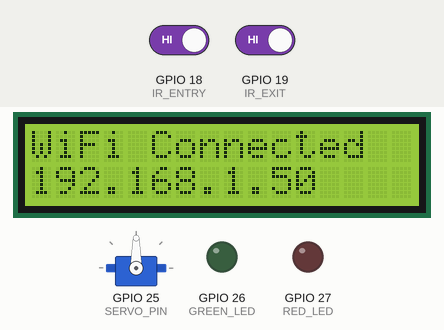
Recording of a sketch running on a simulated ESP32. On the bench: servo, 16×2 character LCD, output pins drawn as LEDs (lit = HIGH). The test bench sets the inputs (shaded band); at power-on: GPIO 18 (IR_ENTRY) HIGH, GPIO 19 (IR_EXIT) HIGH. WiFi joins after 1.5 s; servers stay silent unless stated; no MQTT or app messages arrive unless stated; what the sketch prints to the serial monitor is not drawn.

Above: at 1.9 s.
At 6.8 s:
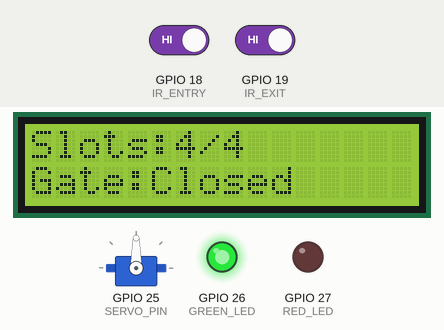
6.9 s: GPIO 18 (IR_ENTRY) driven LOW
At 7.2 s:
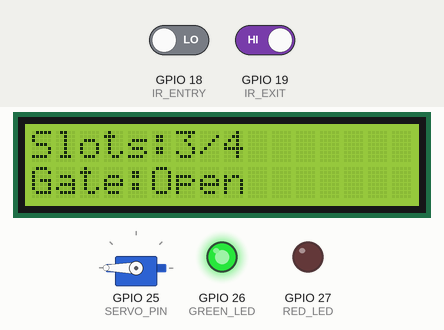
9.9 s: GPIO 19 (IR_EXIT) driven LOW
At 10.7 s:
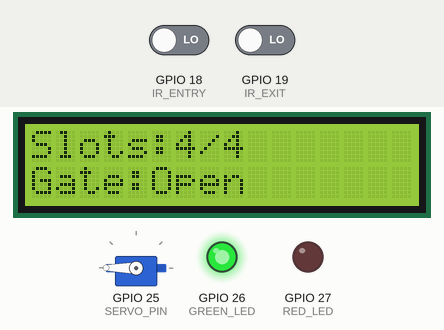
Timing chart, 0 to 13.4 s (numbered marks = the images above; inputs shaded):
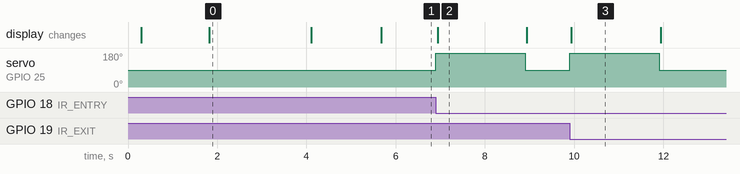

Measured:
- after the input at 6.9 s, servo on GPIO 25 (SERVO_PIN): 90° → 180° at once, → 90° 2.0 s later; the display: changes at once (image 2)
- after the input at 9.9 s, servo on GPIO 25 (SERVO_PIN): 90° → 180° at once, → 90° 2.0 s later; the display: changes at once (image 3)
- what the display in image 0 shows lasts 2.3 s, from 1.8 s to 4.1 s
- what the display in image 2 shows lasts 2.0 s, from 6.9 s to 8.9 s

The sketch:

smart_parking_system.ino
```cpp
// ============================================================
// IoT Smart Parking System — Huawei Cloud IoTDA
// ============================================================

#include <WiFi.h>
#include <WiFiClientSecure.h>
#include <Wire.h>
#include <LiquidCrystal_I2C.h>
#include <WebServer.h>
#include <ESP32Servo.h>
#include <PubSubClient.h>
#include <ArduinoJson.h>
#include <time.h>

// ============================================================
//  >>>  WIFI CREDENTIALS  <
// ============================================================
const char* ssid          = "YOUR_WIFI_SSID";
const char* wifi_password = "YOUR_WIFI_PASSWORD";

// ============================================================
//  >>>  HUAWEI IoTDA CREDENTIALS (from Download file)  <
// ============================================================
#define MQTT_SERVER   "YOUR_IOTDA_ENDPOINT"
#define MQTT_PORT     8883

#define MQTT_USERNAME "YOUR_DEVICE_ID_SECRET"
#define MQTT_PASSWORD "YOUR_DEVICE_PASSWORD"
#define MQTT_CLIENTID "YOUR_CLIENT_ID"

#define DEVICE_ID     "YOUR_DEVICE_ID"
#define SERVICE_ID    "parking"

// ============================================================
// Topics
// ============================================================
String topicReport   = String("$oc/devices/") + DEVICE_ID + "/sys/properties/report";
String topicCommands = String("$oc/devices/") + DEVICE_ID + "/sys/commands/#";
String topicPropsRsp = String("$oc/devices/") + DEVICE_ID + "/sys/properties/report/#";
String topicUserDown = String("$oc/devices/") + DEVICE_ID + "/user/#";

// ---------------------------------------------------------------
// Hardware
// ---------------------------------------------------------------
LiquidCrystal_I2C lcd(0x27, 16, 2);

#define IR_ENTRY    18
#define IR_EXIT     19
#define SERVO_PIN   25
#define GREEN_LED   26
#define RED_LED     27

Servo             barrierServo;
WebServer         server(80);
WiFiClientSecure  espClient;
PubSubClient      mqttClient(espClient);

// Parking state
int    totalSlots     = 4;
int    availableSlots = 4;
int    flagEntry      = 0;
int    flagExit       = 0;
String gateStatus     = "Closed";

// Non-blocking gate timing
unsigned long gateOpenTime = 0;
bool          gateIsOpen   = false;

unsigned long lastPublish     = 0;
const unsigned long PUB_EVERY = 5000;

// ---------------------------------------------------------------
// MQTT Callback (receive commands from cloud)
// ---------------------------------------------------------------
void mqttCallback(char* topic, byte* payload, unsigned int length) {
  Serial.println("\n===== MQTT MESSAGE RECEIVED =====");
  Serial.print("Topic: "); Serial.println(topic);
  Serial.print("Payload: ");
  for (unsigned int i = 0; i < length; i++) Serial.print((char)payload[i]);
  Serial.println("\n=================================");
}

// ---------------------------------------------------------------
// MQTT reconnect
// ---------------------------------------------------------------
void connectMQTT() {
  while (!mqttClient.connected()) {
    Serial.println("\nConnecting to Huawei IoTDA (MQTTS 8883)...");
    Serial.print("clientId: "); Serial.println(MQTT_CLIENTID);
    Serial.print("username: "); Serial.println(MQTT_USERNAME);

    espClient.stop();
    delay(200);

    bool ok = mqttClient.connect(MQTT_CLIENTID, MQTT_USERNAME, MQTT_PASSWORD);
    if (ok) {
      Serial.println("MQTT Connected!");

      mqttClient.subscribe(topicCommands.c_str());
      mqttClient.subscribe(topicPropsRsp.c_str());
      mqttClient.subscribe(topicUserDown.c_str());

      Serial.println("Subscribed to topics:");
      Serial.println(topicCommands);
      Serial.println(topicPropsRsp);
      Serial.println(topicUserDown);

      lcd.clear();
      lcd.setCursor(0, 0); lcd.print("IoTDA Connected!");
      delay(1500);
      updateLCD();
    } else {
      Serial.print("Failed, state=");
      Serial.println(mqttClient.state());
      delay(5000);
    }
  }
}

// ---------------------------------------------------------------
// Publish parking state to Huawei IoTDA
// ---------------------------------------------------------------
void publishToCloud() {
  if (!mqttClient.connected()) connectMQTT();

  String payload =
    String("{\"services\":[{\"service_id\":\"") + SERVICE_ID +
    "\",\"properties\":{\"available_slots\":" + String(availableSlots) +
    ",\"occupied_slots\":"  + String(totalSlots - availableSlots) +
    ",\"gate_status\":\""   + gateStatus +
    "\"}}]}";

  Serial.println("\n===== SENDING DATA =====");
  Serial.print("Topic: ");   Serial.println(topicReport);
  Serial.print("Payload: "); Serial.println(payload);
  Serial.println("========================");

  if (mqttClient.publish(topicReport.c_str(), payload.c_str())) {
    Serial.println("Publish Success!");
  } else {
    Serial.println("Publish Failed!");
  }
}

// ---------------------------------------------------------------
// LCD + LEDs
// ---------------------------------------------------------------
void updateLCD() {
  lcd.clear();
  lcd.setCursor(0, 0);
  lcd.print("Slots:");
  lcd.print(availableSlots);
  lcd.print("/");
  lcd.print(totalSlots);

  lcd.setCursor(0, 1);
  lcd.print("Gate:");
  lcd.print(gateStatus.c_str());

  if (availableSlots > 0) {
    digitalWrite(GREEN_LED, HIGH);
    digitalWrite(RED_LED,   LOW);
  } else {
    digitalWrite(GREEN_LED, LOW);
    digitalWrite(RED_LED,   HIGH);
  }
}

void showFullMessage() {
  lcd.clear();
  lcd.setCursor(0, 0);
  lcd.print("Parking is FULL!");
  digitalWrite(GREEN_LED, LOW);
  digitalWrite(RED_LED,   HIGH);
  delay(2000);
  updateLCD();
}

// ---------------------------------------------------------------
// Web server — /data endpoint
// ---------------------------------------------------------------
void handleData() {
  String json = "{";
  json += "\"available\":"  + String(availableSlots) + ",";
  json += "\"occupied\":"   + String(totalSlots - availableSlots) + ",";
  json += "\"gate\":\""     + gateStatus + "\",";
  json += "\"occupied_slots\":[";
  int occ = totalSlots - availableSlots;
  for (int i = 1; i <= occ; i++) {
    json += String(i);
    if (i < occ) json += ",";
  }
  json += "]}";
  server.send(200, "application/json", json);
}

// ---------------------------------------------------------------
// Web server — main HTML page
// ---------------------------------------------------------------
String getHTML() {
  String html = R"rawliteral(
<!DOCTYPE html>
<html lang="en">
<head>
  <meta charset="UTF-8">
  <meta name="viewport" content="width=device-width, initial-scale=1.0">
  <title>IoT Smart Parking System</title>
  <script src="https://cdn.tailwindcss.com"></script>
  <style>
    @import url('https://fonts.googleapis.com/css2?family=Inter:wght@400;500;700&display=swap');
    body { font-family:'Inter',sans-serif; }
    .glow-green { text-shadow:0 0 5px #4ade80,0 0 10px #4ade80; }
    .glow-red   { text-shadow:0 0 5px #f87171,0 0 10px #f87171; }
    .glow-lime  { text-shadow:0 0 5px #a3e635,0 0 10px #a3e635; }
    .border-glow-green { box-shadow:0 0 10px #a3e635,0 0 20px rgba(163,230,53,.5); border-color:#a3e635; }
    .border-glow-red   { box-shadow:0 0 10px #f87171,0 0 20px rgba(248,113,113,.5); border-color:#f87171; }
    .card-bg  { background-color:#161b22; }
    .body-bg  { background-color:#0d1117; }
  </style>
</head>
<body class="body-bg text-white min-h-screen flex flex-col items-center justify-center p-4">
  <div class="text-center mb-8">
    <h1 class="text-4xl md:text-5xl font-extrabold text-teal-400 mb-2">IoT Smart Parking System</h1>
    <p class="text-gray-400 text-lg">Real-time Parking Management + Huawei Cloud IoTDA</p>
  </div>
  <div class="w-full max-w-5xl mb-8">
    <div class="grid grid-cols-1 md:grid-cols-3 gap-4">
      <div class="card-bg border border-gray-700 rounded-3xl p-6 md:p-8 shadow-2xl flex flex-col items-start">
        <h2 class="text-xl font-semibold text-gray-200 mb-2">Available Slots</h2>
        <p id="available" class="text-5xl md:text-6xl font-bold text-green-400 glow-green">0</p>
        <p class="text-gray-400 text-sm mt-1">Out of )rawliteral";
  html += String(totalSlots);
  html += R"rawliteral( Total Slots</p>
      </div>
      <div class="card-bg border border-gray-700 rounded-3xl p-6 md:p-8 shadow-2xl flex flex-col items-start">
        <h2 class="text-xl font-semibold text-gray-200 mb-2">Occupied Slots</h2>
        <p id="occupied" class="text-5xl md:text-6xl font-bold text-red-400 glow-red">0</p>
        <p class="text-gray-400 text-sm mt-1">Currently Parked</p>
      </div>
      <div class="card-bg border border-gray-700 rounded-3xl p-6 md:p-8 shadow-2xl flex flex-col items-start justify-between">
        <h2 class="text-xl font-semibold text-gray-200 mb-2">Gate Status</h2>
        <p id="gate" class="text-4xl md:text-5xl font-bold text-red-400 glow-red transition-colors duration-300">Closed</p>
        <p class="text-gray-400 text-sm mt-auto">Entry Gate</p>
      </div>
    </div>
  </div>
  <div class="w-full max-w-5xl card-bg border border-gray-700 rounded-3xl p-6 md:p-8 shadow-2xl mb-8">
    <h2 class="text-2xl md:text-3xl font-bold text-gray-200 mb-6">Parking Layout</h2>
    <div id="slots" class="grid grid-cols-2 lg:grid-cols-4 gap-4 md:gap-6 w-full"></div>
  </div>
  <script>
    const totalSlots = )rawliteral" + String(totalSlots) + R"rawliteral(;
    async function updateData() {
      try {
        const res  = await fetch('/data');
        const data = await res.json();
        document.getElementById("available").innerText = data.available;
        document.getElementById("occupied").innerText  = data.occupied;
        const g = document.getElementById("gate");
        g.innerText = data.gate;
        g.className = data.gate === "Open"
          ? "text-4xl md:text-5xl font-bold text-green-400 glow-green transition-colors duration-300"
          : "text-4xl md:text-5xl font-bold text-red-400 glow-red  transition-colors duration-300";
        let html = "";
        for (let i = 1; i <= totalSlots; i++) {
          const occ  = data.occupied_slots.includes(i);
          const cls  = occ ? "bg-red-900 border-glow-red"   : "bg-green-900 border-glow-green";
          const sub  = occ ? "text-red-200" : "text-green-200";
          const txt  = occ ? "Occupied"     : "Available";
          html += `<div class="p-4 rounded-xl border-2 ${cls} flex flex-col items-center justify-center text-center">
            <div class="text-xl md:text-2xl font-bold text-gray-200">Slot ${i}</div>
            <div class="text-sm md:text-base font-semibold mt-1H ${sub}">${txt}</div></div>`;
        }
        document.getElementById("slots").innerHTML = html;
      } catch(e) { console.error("Fetch failed", e); }
    }
    setInterval(updateData, 2000);
    window.onload = updateData;
  </script>
</body>
</html>
)rawliteral";
  return html;
}

// ---------------------------------------------------------------
// Setup
// ---------------------------------------------------------------
void setup() {
  Serial.begin(115200);
  delay(200);

  pinMode(IR_ENTRY,  INPUT);
  pinMode(IR_EXIT,   INPUT);
  pinMode(GREEN_LED, OUTPUT);
  pinMode(RED_LED,   OUTPUT);

  barrierServo.attach(SERVO_PIN);
  barrierServo.write(90);

  lcd.init();
  lcd.backlight();
  lcd.clear();
  lcd.setCursor(0, 0); lcd.print("Smart Parking");
  lcd.setCursor(0, 1); lcd.print("Connecting WiFi");

  // 1. Connect WiFi
  WiFi.begin(ssid, wifi_password);
  while (WiFi.status() != WL_CONNECTED) {
    delay(500); Serial.print(".");
  }
  Serial.println("\nWiFi Connected: " + WiFi.localIP().toString());
  lcd.clear();
  lcd.setCursor(0, 0); lcd.print("WiFi Connected");
  lcd.setCursor(0, 1); lcd.print(WiFi.localIP().toString().c_str());
  delay(2000);

  // 2. TLS — skip certificate verification
  espClient.setInsecure();
  espClient.setHandshakeTimeout(30);
  espClient.setTimeout(30000);

  // 3. Configure MQTT
  mqttClient.setServer(MQTT_SERVER, MQTT_PORT);
  mqttClient.setBufferSize(1024);
  mqttClient.setKeepAlive(60);
  mqttClient.setSocketTimeout(30);
  mqttClient.setCallback(mqttCallback);

  Serial.println("Topic Report: " + topicReport);

  // 4. Connect to Huawei IoTDA
  connectMQTT();

  // 5. Start local web server
  server.on("/",     []() { server.send(200, "text/html", getHTML()); });
  server.on("/data", handleData);
  server.begin();
  Serial.println("Web server started at http://" + WiFi.localIP().toString());

  updateLCD();
}

// ---------------------------------------------------------------
// Loop
// ---------------------------------------------------------------
void loop() {
  // Keep MQTT alive
  if (!mqttClient.connected()) connectMQTT();
  mqttClient.loop();

  // Serve local dashboard
  server.handleClient();

  // ── Non-blocking gate close ──────────────────────────────────
  if (gateIsOpen && (millis() - gateOpenTime >= 2000)) {
    barrierServo.write(90);
    gateIsOpen = false;
    gateStatus = "Closed";
    updateLCD();
    publishToCloud();
  }

  // Periodic cloud publish every 5 seconds
  unsigned long now = millis();
  if (now - lastPublish >= PUB_EVERY) {
    lastPublish = now;
    publishToCloud();
  }

  // ── Entry sensor ─────────────────────────────────────────────
  if (digitalRead(IR_ENTRY) == LOW && flagEntry == 0 && !gateIsOpen) {
    flagEntry = 1;
    if (availableSlots > 0) {
      availableSlots--;
      gateStatus   = "Open";
      gateIsOpen   = true;
      gateOpenTime = millis();
      barrierServo.write(180);
      updateLCD();
      publishToCloud();
    } else {
      showFullMessage();
      publishToCloud();
    }
  }
  if (digitalRead(IR_ENTRY) == HIGH && flagEntry == 1) {
    flagEntry = 0;
    updateLCD();
  }

  // ── Exit sensor ──────────────────────────────────────────────
  if (digitalRead(IR_EXIT) == LOW && flagExit == 0 && !gateIsOpen) {
    flagExit = 1;
    if (availableSlots < totalSlots) {
      availableSlots++;
      gateStatus   = "Open";
      gateIsOpen   = true;
      gateOpenTime = millis();
      barrierServo.write(180);
      updateLCD();
      publishToCloud();
    }
  }
  if (digitalRead(IR_EXIT) == HIGH) flagExit = 0;
}
```
